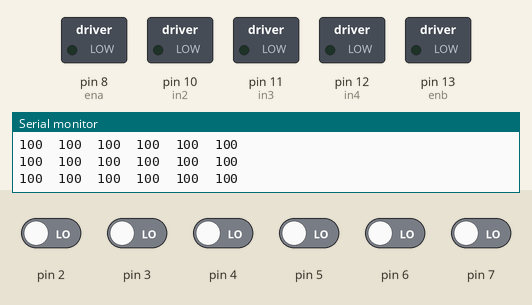
This sketch was run on a simulated Arduino Uno, built with avr-gcc and run on an emulated ATmega328P. Shown: switched loads named in the sketch (green lamp = pin HIGH), the last lines printed to the serial monitor. The test bench sets the inputs (shaded band); at power-on: pin 2–7 LOW.

Above: at 2.7 s.
2.8 s: pin 2 driven HIGH
At 3.2 s:
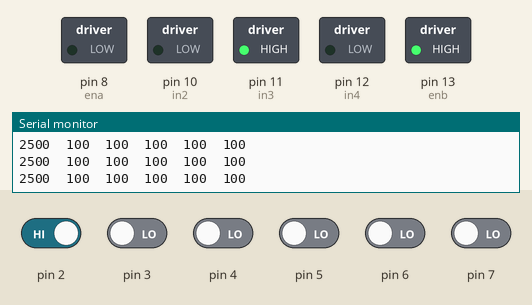
4.3 s: pin 3 driven HIGH
7.3 s: pin 4 driven HIGH
10.3 s: pin 5 driven HIGH
13.3 s: pin 2 driven LOW
16.3 s: pin 3 driven LOW
At 17.7 s:
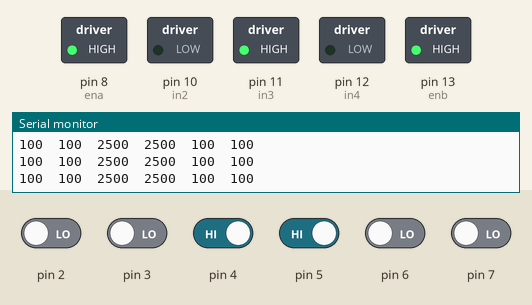
Timing chart, 0 to 18.8 s (numbered marks = the images above; inputs shaded):
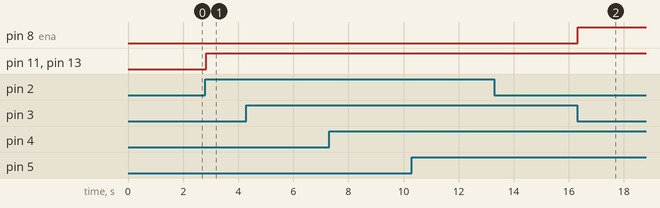

The sketch:

arduinocode.ino
```cpp
#include <QTRSensors.h>//Murat Bay
#define NUM_SENSORS 6 // Kullanýlacak olan pin sayýsý
#define NUM_SAMPLES_PER_SENSOR 4
#define EMITTER_PIN QTR_NO_EMITTER_PIN

QTRSensorsRC qtrrc((unsigned char[]) { 2, 3, 4, 5, 6, 7}, //Sensör giriþ pinlerimizi belirliyoruz.
NUM_SENSORS, EMITTER_PIN);
unsigned int sensorValues[NUM_SENSORS];

int ena=8; //PWM için enable pin giriþ pini tanýmlanýr
int in1=9; //Motor1 için (+) pin giriþ pini tanýmlanýr
int in2=10; //Motor1 için (-) pin giriþ pini tanýmlanýr
int in3=11; //Motor2 için (+) pin giriþ pini tanýmlanýr
int in4=12; //Motor2 için (-) pin giriþ pini tanýmlanýr
int enb=13; //PWM için enable pin giriþ pini tanýmlanýr
void setup()
{
delay(500);
Serial.begin(9600);
delay(1000);

pinMode(ena,INPUT);
pinMode(in1,INPUT);
pinMode(in2,OUTPUT);
pinMode(enb,OUTPUT);
pinMode(in3,OUTPUT);
pinMode(in4,OUTPUT);
}

void loop()
{
qtrrc.read(sensorValues); //Sensör deðeri okuma fonksiyonu


Serial.print(sensorValues[0]);
Serial.print("\t");
Serial.print(sensorValues[1]); /* Tüm sensörlerin deðerlerini ekrana yazdýrmak için ayrý ayrý sensör deðerleri seri port üzerinde ekrana yazdýrýyoruz.*/
Serial.print("\t");
Serial.print(sensorValues[2]);
Serial.print("\t");
Serial.print(sensorValues[3]);
Serial.print("\t");
Serial.print(sensorValues[4]);
Serial.print("\t");
Serial.print(sensorValues[5]);
Serial.print("\t");
Serial.println();


if (sensorValues[0] > 250 || sensorValues[1] > 250)
{
analogWrite(enb,255);
digitalWrite(in3,HIGH);
analogWrite(ena,0);
digitalWrite(in1,LOW);

}

else if (sensorValues[5] > 250 || sensorValues[4] > 250)
{
analogWrite(enb,0); //Sol
digitalWrite(in3,LOW);
analogWrite(ena,255);
digitalWrite(in1,HIGH);
}

else if( sensorValues[2] > 250 || sensorValues[3] > 250 )
{
digitalWrite(in3,HIGH); //Sol ileri
analogWrite(enb,255);
digitalWrite(in1,HIGH); //Sag ileri
analogWrite(ena,255);
}

else
{
analogWrite(enb,0); //Sol
digitalWrite(in3,LOW);
digitalWrite(in4,LOW);
analogWrite(ena,0);
digitalWrite(in1,LOW);
digitalWrite(in2,LOW);
}


}
```

Measured:
- after the input at 2.8 s, pin 11 (in3), pin 13 (enb): LOW → HIGH at once
- after the input at 16.3 s, pin 8 (ena): LOW → HIGH at once
